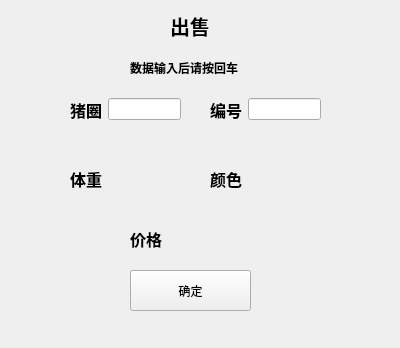
<?xml version="1.0" encoding="UTF-8"?>
<ui version="4.0">
 <class>sale</class>
 <widget class="QWidget" name="sale">
  <property name="geometry">
   <rect>
    <x>0</x>
    <y>0</y>
    <width>400</width>
    <height>348</height>
   </rect>
  </property>
  <property name="windowTitle">
   <string>Form</string>
  </property>
  <widget class="QLabel" name="label">
   <property name="geometry">
    <rect>
     <x>170</x>
     <y>10</y>
     <width>91</width>
     <height>31</height>
    </rect>
   </property>
   <property name="font">
    <font>
     <pointsize>15</pointsize>
     <weight>75</weight>
     <bold>true</bold>
    </font>
   </property>
   <property name="text">
    <string>出售</string>
   </property>
  </widget>
  <widget class="QWidget" name="widget" native="true">
   <property name="geometry">
    <rect>
     <x>210</x>
     <y>90</y>
     <width>111</width>
     <height>39</height>
    </rect>
   </property>
   <layout class="QHBoxLayout" name="horizontalLayout">
    <item>
     <widget class="QLabel" name="label_3">
      <property name="font">
       <font>
        <pointsize>12</pointsize>
        <weight>75</weight>
        <bold>true</bold>
       </font>
      </property>
      <property name="text">
       <string>编号</string>
      </property>
     </widget>
    </item>
    <item>
     <widget class="QLineEdit" name="lineEdit_2"/>
    </item>
   </layout>
  </widget>
  <widget class="QWidget" name="widget_2" native="true">
   <property name="geometry">
    <rect>
     <x>70</x>
     <y>90</y>
     <width>111</width>
     <height>39</height>
    </rect>
   </property>
   <layout class="QHBoxLayout" name="horizontalLayout_2">
    <item>
     <widget class="QLabel" name="label_2">
      <property name="font">
       <font>
        <pointsize>12</pointsize>
        <weight>75</weight>
        <bold>true</bold>
       </font>
      </property>
      <property name="text">
       <string>猪圈</string>
      </property>
     </widget>
    </item>
    <item>
     <widget class="QLineEdit" name="lineEdit"/>
    </item>
   </layout>
  </widget>
  <widget class="QWidget" name="widget_3" native="true">
   <property name="geometry">
    <rect>
     <x>70</x>
     <y>160</y>
     <width>121</width>
     <height>38</height>
    </rect>
   </property>
   <layout class="QHBoxLayout" name="horizontalLayout_3">
    <item>
     <widget class="QLabel" name="label_5">
      <property name="font">
       <font>
        <pointsize>12</pointsize>
        <weight>75</weight>
        <bold>true</bold>
       </font>
      </property>
      <property name="text">
       <string>体重</string>
      </property>
     </widget>
    </item>
    <item>
     <widget class="QLabel" name="label_4">
      <property name="font">
       <font>
        <family>Comic Sans MS</family>
        <pointsize>12</pointsize>
        <weight>75</weight>
        <bold>true</bold>
       </font>
      </property>
      <property name="text">
       <string/>
      </property>
     </widget>
    </item>
   </layout>
  </widget>
  <widget class="QWidget" name="widget_4" native="true">
   <property name="geometry">
    <rect>
     <x>130</x>
     <y>220</y>
     <width>121</width>
     <height>38</height>
    </rect>
   </property>
   <layout class="QHBoxLayout" name="horizontalLayout_4">
    <item>
     <widget class="QLabel" name="label_6">
      <property name="font">
       <font>
        <pointsize>12</pointsize>
        <weight>75</weight>
        <bold>true</bold>
       </font>
      </property>
      <property name="text">
       <string>价格</string>
      </property>
     </widget>
    </item>
    <item>
     <widget class="QLabel" name="label_7">
      <property name="font">
       <font>
        <family>Comic Sans MS</family>
        <pointsize>12</pointsize>
        <weight>75</weight>
        <bold>true</bold>
       </font>
      </property>
      <property name="text">
       <string/>
      </property>
     </widget>
    </item>
   </layout>
  </widget>
  <widget class="QWidget" name="widget_5" native="true">
   <property name="geometry">
    <rect>
     <x>210</x>
     <y>160</y>
     <width>121</width>
     <height>38</height>
    </rect>
   </property>
   <layout class="QHBoxLayout" name="horizontalLayout_5">
    <item>
     <widget class="QLabel" name="label_8">
      <property name="font">
       <font>
        <pointsize>12</pointsize>
        <weight>75</weight>
        <bold>true</bold>
       </font>
      </property>
      <property name="text">
       <string>颜色</string>
      </property>
     </widget>
    </item>
    <item>
     <widget class="QLabel" name="label_9">
      <property name="font">
       <font>
        <family>Comic Sans MS</family>
        <pointsize>12</pointsize>
        <weight>75</weight>
        <bold>true</bold>
       </font>
      </property>
      <property name="text">
       <string/>
      </property>
     </widget>
    </item>
   </layout>
  </widget>
  <widget class="QPushButton" name="pushButton">
   <property name="geometry">
    <rect>
     <x>130</x>
     <y>270</y>
     <width>121</width>
     <height>41</height>
    </rect>
   </property>
   <property name="text">
    <string>确定</string>
   </property>
  </widget>
  <widget class="QLabel" name="label_10">
   <property name="geometry">
    <rect>
     <x>-40</x>
     <y>-330</y>
     <width>731</width>
     <height>681</height>
    </rect>
   </property>
   <property name="text">
    <string/>
   </property>
   <property name="pixmap">
    <pixmap resource="res.qrc">:/sourcefile/pigback0.jpg</pixmap>
   </property>
  </widget>
  <widget class="QLabel" name="label_11">
   <property name="geometry">
    <rect>
     <x>130</x>
     <y>60</y>
     <width>151</width>
     <height>16</height>
    </rect>
   </property>
   <property name="font">
    <font>
     <weight>75</weight>
     <bold>true</bold>
    </font>
   </property>
   <property name="text">
    <string>数据输入后请按回车</string>
   </property>
  </widget>
  <zorder>label_10</zorder>
  <zorder>label</zorder>
  <zorder>widget</zorder>
  <zorder>widget_2</zorder>
  <zorder>widget_3</zorder>
  <zorder>widget_4</zorder>
  <zorder>widget_5</zorder>
  <zorder>pushButton</zorder>
  <zorder>label_11</zorder>
 </widget>
 <resources>
  <include location="res.qrc"/>
 </resources>
 <connections/>
</ui>
